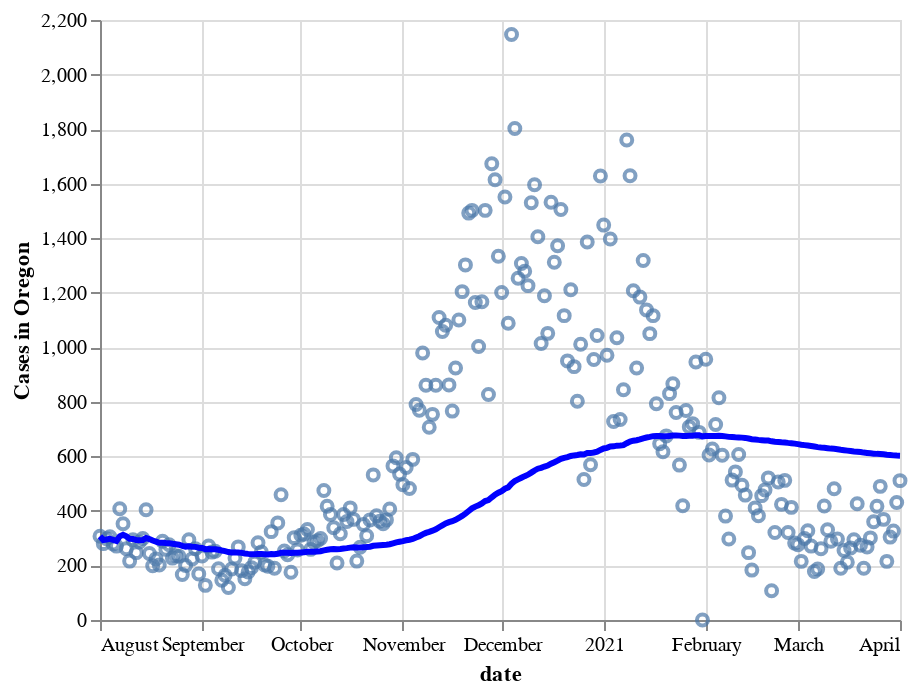

The code cell stored with this chart in its notebook:
### Code cell
selected_data=data.loc[data['state']=='Oregon']   
line = alt.Chart(selected_data).mark_line(
color='blue',
size=3
).transform_window(
    rolling_mean='mean(cases)',
    
).encode(
    x='date:T',
    y='rolling_mean:Q'
)

points = alt.Chart(selected_data).mark_point().encode(
    x='date:T',
    y=alt.Y('cases:Q',
            axis=alt.Axis(title='Cases in Oregon'))
)

points + line

### Figure 1 — Vega-Lite specification as saved in the notebook (floating-point values rounded to 4 significant figures; data arrays with more than 128 entries replaced by an {"elided": "..."} marker saying what was removed)
{"config": {"view": {"continuousWidth": 400, "continuousHeight": 300}}, "layer": [{"mark": "point", "encoding": {"x": {"field": "date", "type": "temporal"}, "y": {"axis": {"title": "Cases in Oregon"}, "field": "cases", "type": "quantitative"}}}, {"mark": {"type": "line", "color": "blue", "size": 3}, "encoding": {"x": {"field": "date", "type": "temporal"}, "y": {"field": "rolling_mean", "type": "quantitative"}}, "transform": [{"window": [{"op": "mean", "field": "cases", "as": "rolling_mean"}]}]}], "data": {"name": "data-d0bea3dcedcdd8fffdf575c6bb2b4023"}, "$schema": "https://vega.github.io/schema/vega-lite/v4.17.0.json", "datasets": {"data-d0bea3dcedcdd8fffdf575c6bb2b4023": {"elided": "244 records"}}}
